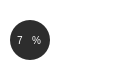
    <widget class="QWidget" name="widget_15" native="true">
     <property name="geometry">
      <rect>
       <x>1480</x>
       <y>90</y>
       <width>120</width>
       <height>80</height>
      </rect>
     </property>
     <property name="styleSheet">
      <string notr="true">background-color: rgba(255, 255, 255, 0);</string>
     </property>
     <widget class="QLabel" name="Finential_statistic1_23">
      <property name="geometry">
       <rect>
        <x>60</x>
        <y>20</y>
        <width>41</width>
        <height>20</height>
       </rect>
      </property>
      <property name="styleSheet">
       <string notr="true">color:white;
background-color: rgba(255, 255, 255, 0);
font: 10px;
padding-left:5px;
text-align: right;</string>
      </property>
      <property name="text">
       <string>56,700</string>
      </property>
      <property name="wordWrap">
       <bool>true</bool>
      </property>
     </widget>
     <widget class="QFrame" name="frame_8">
      <property name="geometry">
       <rect>
        <x>10</x>
        <y>20</y>
        <width>40</width>
        <height>40</height>
       </rect>
      </property>
      <property name="styleSheet">
       <string notr="true">QFrame{
background-color: rgb(45, 45, 45);
border-radius:20px;
}</string>
      </property>
      <property name="frameShape">
       <enum>QFrame::StyledPanel</enum>
      </property>
      <property name="frameShadow">
       <enum>QFrame::Plain</enum>
      </property>
      <widget class="QWidget" name="widget_27" native="true">
       <property name="geometry">
        <rect>
         <x>0</x>
         <y>10</y>
         <width>41</width>
         <height>21</height>
        </rect>
       </property>
       <property name="styleSheet">
        <string notr="true">background-color: rgba(255, 255, 255, 0);</string>
       </property>
       <widget class="QWidget" name="horizontalLayoutWidget_33">
        <property name="geometry">
         <rect>
          <x>0</x>
          <y>0</y>
          <width>36</width>
          <height>21</height>
         </rect>
        </property>
        <layout class="QHBoxLayout" name="horizontalLayout_33">
         <item>
          <widget class="QLabel" name="Finential_statistic1_90">
           <property name="styleSheet">
            <string notr="true">color:white;
background-color: rgba(255, 255, 255, 0);
font: 10px;
padding-left:5px;
text-align: right;</string>
           </property>
           <property name="text">
            <string>7</string>
           </property>
           <property name="wordWrap">
            <bool>true</bool>
           </property>
          </widget>
         </item>
         <item>
          <widget class="QLabel" name="Finential_statistic1_91">
           <property name="styleSheet">
            <string notr="true">color:white;
font: 10px;
background-color:rgba(255, 255, 255, 0);</string>
           </property>
           <property name="frameShadow">
            <enum>QFrame::Raised</enum>
           </property>
           <property name="text">
            <string>%</string>
           </property>
           <property name="wordWrap">
            <bool>true</bool>
           </property>
          </widget>
         </item>
        </layout>
       </widget>
      </widget>
     </widget>
     <widget class="QLabel" name="Finential_statistic1_22">
      <property name="geometry">
       <rect>
        <x>50</x>
        <y>0</y>
        <width>101</width>
        <height>19</height>
       </rect>
      </property>
      <property name="styleSheet">
       <string notr="true">color:white;
background-color: rgba(255, 255, 255, 0);
font: 10px;
padding-left:5px;
text-align: right;</string>
      </property>
      <property name="text">
       <string>Television Ad</string>
      </property>
      <property name="wordWrap">
       <bool>true</bool>
      </property>
     </widget>
    </widget>
